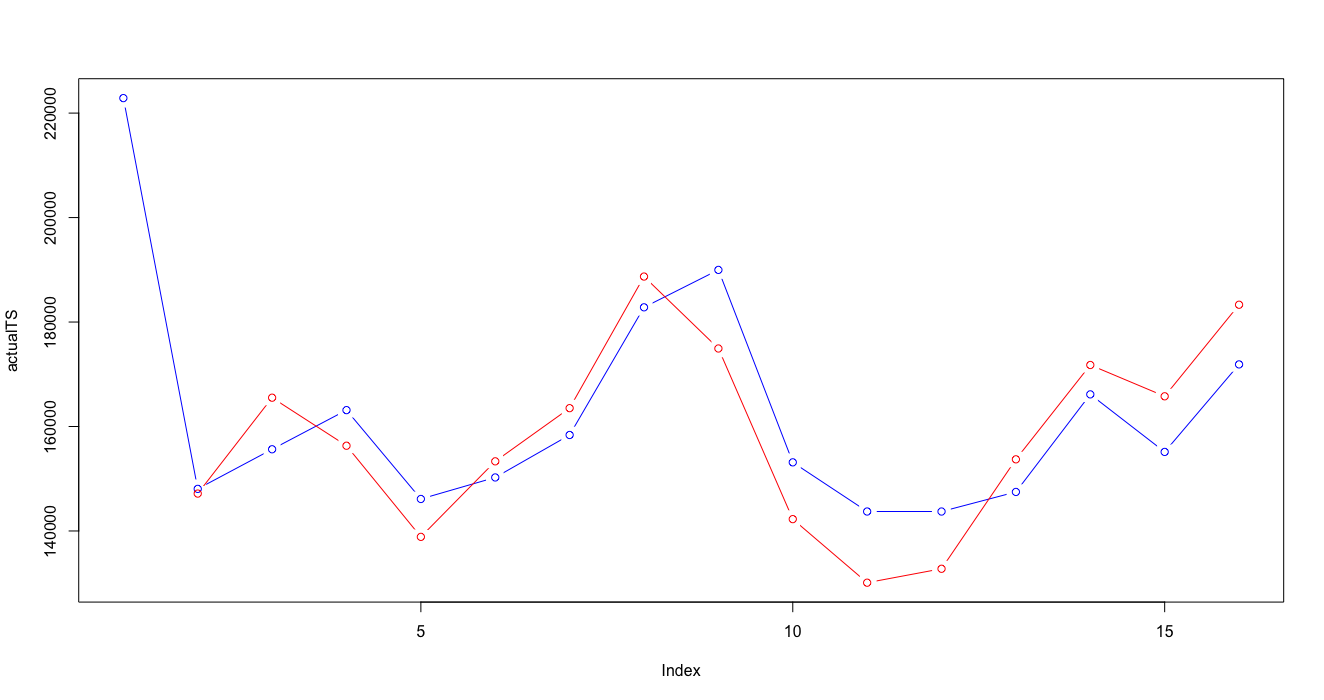

Reproduce this figure in R.
# par(mfrow = c(1, 1))
# due possibilità
# quell'ente per questo reparto nel 2017 a che cluster assomoglia?
# dovresti porendere tutti i cluster che ho, tagliare le 52 colonne a 17, calcolo il prototipo (media, centroidi calcolati sui 17) quale centroide è più simile al 2017?
# confornto i prototype con distanza coseno
# prendo i prototipi dei cluster, calcolo la distanza coseno 

require(zoo)



shift <- function(x, n, invert=FALSE, default=NA){
  stopifnot(length(x)>=n)
  if(n==0){
    return(x)
  }
  n <- ifelse(invert, n*(-1), n)
  if(n<0){
    n <- abs(n)
    forward=FALSE
  }else{
    forward=TRUE
  }
  if(forward){
    return(c(rep(default, n), x[seq_len(length(x)-n)]))
  }
  if(!forward){
    return(c(x[seq_len(length(x)-n)+n], rep(default, n)))
  }
}


clusterVector2017 <- c()
for (deptSelected in deptNumbersSecond) {
  
  
  tempDept <-
    appoggioDepts[(as.numeric(as.character(clusterDataframe$REPARTO)) == deptSelected),]
  
  reversedStoreOrderedByWeek2017 <- t(storeOrderedByWeek[which(storeOrderedByWeek$REPARTO==deptSelected & storeOrderedByWeek$ANNONO== 2017),])
  reversedStoreForCluster2017 <- reversedStoreOrderedByWeek2017
  
  for(storeNo in storesNumbersSecond){
    #print((match(storeNo,storesNumbersSecond)))
    reversedStoreForCluster2017<- rbind(reversedStoreForCluster2017 , reversedStoreOrderedByWeek2017[(3+(match(storeNo,storesNumbersSecond))),])
    
  }
  clusterVectorForGraph <- c()
  clusterCentroids <- data.frame()
  clusterMedoids <- data.frame()
  
  
  # 
  clusterVectorForGraph<- append(clusterVectorForGraph, listAllDeptYear[[match(deptSelected, deptNumbersSecond)]][[5]][[match(deptSelected, deptNumbersSecond)]])
  
  # clusterCentroids<- rbind(clusterCentroids, listYears[[match(yearSelected, yearList2)]][[match(deptSelected, deptNumbersSecond)]][[1]][[match(deptSelected, deptNumbersSecond)]]$prototypes)
  
  
  clusterNo<- unique(clusterVectorForGraph)
  clusterNo <- sort(clusterNo, decreasing = FALSE)
  
  clusterCentroids <- unname(clusterCentroids)
  clusterMedoids <- unname(clusterMedoids)
  
  
  
  # 
  # print(match(deptSelected, deptNumbersSecond))
  # print(max(clusterNo))
  # print(listAllDeptYear[[match(deptSelected, deptNumbersSecond)]][[1]][[max(clusterNo)]]$prototypes)
  
  for(clst in clusterNo){
    clusterMedoids <- rbind(clusterMedoids, (colMeans(appoggioDepts[which(as.numeric(as.character(appoggioDepts$REPARTO)) == as.numeric(deptSelected) & as.numeric(as.character(appoggioDepts$clusterVector)) == as.numeric(clst)),5:ncol(appoggioDepts)])))
  }
  
  
  clusterCentroids<- rbind(clusterCentroids, unname(listAllDeptYear[[match(deptSelected, deptNumbersSecond)]][[1]][[max(clusterNo)]]$prototypes ))
  
  names(clusterMedoids)<- names(clusterCentroids)
  
  clusterMedoids <- clusterMedoids[,0:ncol(reversedStoreForCluster2017)]
  
  clusterCentroids <- clusterCentroids[,0:ncol(reversedStoreForCluster2017)]
  
  names(reversedStoreForCluster2017) <- names(clusterCentroids) 
  
  reversedStoreForCluster2017 <- unname(reversedStoreForCluster2017)
  reversedStoreForCluster2017 <- reversedStoreForCluster2017[(nrow(reversedStoreOrderedByWeek2017)+1):nrow(reversedStoreForCluster2017),]
  # reversedStoreForCluster2017 <- rbind (reversedStoreForCluster2017,clusterCentroids)
  reversedStoreForCluster2017 <- rbind (reversedStoreForCluster2017,clusterMedoids)
  reversedStoreForCluster2017 <- as.matrix(reversedStoreForCluster2017)
  
  
  
  cosineDistanceMatrix2017 <- matrix(nrow=nrow(reversedStoreForCluster2017),ncol=nrow(reversedStoreForCluster2017))
  
  for (x in 1:(nrow(reversedStoreForCluster2017)-max(clusterNo))){
    
    for(y in 7: nrow(reversedStoreForCluster2017)){
      
      cosineDistanceMatrix2017[x ,y ] <- (1 - ( (reversedStoreForCluster2017[x,] %*% reversedStoreForCluster2017[y,]) /
                                                  (sqrt((reversedStoreForCluster2017[x,]%*%reversedStoreForCluster2017[x,]) * (reversedStoreForCluster2017[y,]%*%reversedStoreForCluster2017[y,]) ))))
      
    }
  }
  
  cosineDistanceMatrix2017 <- na.omit(cosineDistanceMatrix2017[,colSums(is.na(cosineDistanceMatrix2017))<nrow(cosineDistanceMatrix2017)])
  
  clusterVector2017 <- append(clusterVector2017, c(which.min(cosineDistanceMatrix2017[1,]) , which.min(cosineDistanceMatrix2017[2,]) , which.min(cosineDistanceMatrix2017[3,]) , which.min(cosineDistanceMatrix2017[4,]) , which.min(cosineDistanceMatrix2017[5,]) , which.min(cosineDistanceMatrix2017[6,]) ))
  print(clusterVector2017)
  
}




clusterDataframe2017 <- as.data.frame( selectedStoreDeptAggregated$REPARTO)
clusterDataframe2017 <- cbind(clusterDataframe2017,selectedStoreDeptAggregated$ENTE)
clusterDataframe2017 <- cbind(clusterDataframe2017,selectedStoreDeptAggregated$ANNONO)



clusterDataframe2017 <- unique(clusterDataframe2017)


colnames(clusterDataframe2017) <- c("REPARTO","ENTE","ANNONO")



clusterDataframe2017 <- clusterDataframe2017[clusterDataframe2017$ANNONO == as.numeric("2017"), ]

clusterDataframe2017 <- (clusterDataframe2017[with(clusterDataframe2017, order(REPARTO, ANNONO , ENTE)), ])


clusterDataframeAllin <- rbind(clusterDataframe,clusterDataframe2017)
clusterDataframeAllin <- (clusterDataframeAllin[with(clusterDataframeAllin, order(REPARTO, ANNONO , ENTE)), ])






# clusterDepts <- selectedStoreDeptAggregated[which( (as.numeric(as.character(selectedStoreDeptAggregated$REPARTO)) %in% deptNumbersSecond)),]
# clusterDepts <- clusterDepts [which( (selectedStoreDeptAggregated$ANNONO %in% yearList2)),]
# 
# clusterDepts <- clusterDepts[!duplicated(clusterDepts[,c('REPARTO','ENTE','ANNONO')]),c('REPARTO','ENTE','ANNONO')]
clusterDepts2017 <- cbind(clusterDataframe2017, clusterVector2017)



colnames(clusterDepts2017) <- c("REPARTO","ENTE","ANNONO","clusterVector")
clusterDeptsAllin <- rbind(clusterDepts,clusterDepts2017)

View(clusterDeptsAllin)

appoggioDepts2017 <- data.frame()



for(repartoCurrent in unique(clusterDeptsAllin$REPARTO)){
  
  for(enteCurrent in storesNumbersSecond){
    
    for(annoCurrent in unique(clusterDeptsAllin$ANNONO)){   
      
      appoggioDepts2017 <- rbind.fill(appoggioDepts2017, cbind(clusterDeptsAllin[which( as.numeric(as.character(clusterDeptsAllin$REPARTO)) == as.numeric(repartoCurrent) & as.numeric(as.character(clusterDeptsAllin$ANNONO)) == as.numeric(annoCurrent) & as.numeric(as.character(clusterDeptsAllin$ENTE)) == as.numeric(enteCurrent)   ),
                                                                                 ],
                                                               t(storeOrderedByWeek[which( as.numeric(storeOrderedByWeek$REPARTO) == as.numeric(repartoCurrent) & as.numeric(storeOrderedByWeek$ANNONO) == as.numeric(annoCurrent) ) ,
                                                                                    (match(enteCurrent,storesNumbersSecond) +3)])) )
      
    }
    
  }
  
  
  
}

clusterCurrent <- 1
deptSelected <- 4

# View(appoggioDepts2017)
appoggioDepts2017 <- (appoggioDepts2017[with(appoggioDepts2017, order(REPARTO, ANNONO , ENTE)), ])
# appoggioDepts2017 <- appoggioDepts2017[,0:22]


assa <-t(appoggioDepts2017[which(as.numeric(as.character(appoggioDepts2017$REPARTO)) == as.numeric(deptSelected) &
                                   as.numeric(as.character(appoggioDepts2017$clusterVector)) == as.numeric(clusterCurrent)),5:ncol(appoggioDepts2017)])


predictData2 <- data.frame()
for(colAssa in c(1:6)){
  
  predictData2<- rbind(predictData2, na.omit(cbind( as.matrix(assa[,colAssa]), shift (as.matrix(assa[,colAssa]) ,-1),shift (as.matrix(assa[,colAssa]) ,-2))) )
}
colnames(predictData2) <- c("nolag","lag1","lag2")
testSet <- na.omit(data.frame(na.omit(assa[,9]), shift(na.omit(assa[,9]), -1 ), shift(na.omit(assa[,9]), -2 )))
# testSet <- rbind(testSet, na.omit(assa[,7]))
colnames(testSet) <- c("nolag","lag1","lag2")
predictFrame <- (c (as.vector(as.matrix(assa[,(1:6)])) , na.omit(as.vector(as.matrix(assa[,9])))))
predictInput <- cbind(shift(predictFrame,-1),shift(predictFrame,-2),predictFrame)
predictData <- predictInput[complete.cases(predictInput),]
colnames(predictData2) <- c("nolag","lag1","lag2")

# trainIndex <- 1:(nrow(predictData2))
training <- predictData2
rownames(training) <- NULL
#fine creazione del training set

#inizio creazione del test set
# test <- as.data.frame(predictData[-trainIndex,])
test <- testSet
rownames(test) <- NULL
#fine creazione del test set

bootControl <- trainControl(number=15)    #definisce il comportamento di apprendimento (k-folds cross validation?)
preProc <- c("center","scale")                #imposta i parametri per il preprocessing
set.seed(2)                                #setta uno scenario casuale
indexTrn <- ncol(training)                    # ???

#creazione del modello di apprendimento
#
svmFit <- train(training[,-1], training[,1], method="svmRadial", tuneLength=15, trnControl=bootControl)
# svmFit <- train(training[,-indexTrn],training[,indexTrn],method="svmRadial",tuneLength=15, trnControl=bootControl,preProcess = preProc ) 
svmBest <-svmFit$finalModel    #modello migliore trovato con i parametri forniti
predsvm <- predict(svmBest, test[,-1])
actualTS <- test[,1]
predictedTS <- predsvm

rmse( actual=actualTS[3:16], predicted=predictedTS[2:15] )
mae(actual=actualTS[3:16], predicted=predictedTS[2:15] )

cbind(actualTS,predictedTS)
par(mfrow = c(1, 1))
plot(actualTS,type="b",col="blue", ylim=c(min(actualTS,predictedTS),max(actualTS,predictedTS)))
lines(shift(predictedTS,1),type="b",col="red")


# trainingInput <- data.frame()
# for(colNumber in 1:ncol(assa)){
#   trainingInput <-rbind(trainingInput,cbind(assa[,colNumber],lagpad(assa[,colNumber],1),lagpad(assa[,colNumber],2)))
# }
# 
# cbind(assa[,1],lagpad(assa[,1],1),lagpad(assa[,1],2))
# 
# 
# for (deptSelected in deptNumbersSecond) {
#   clusterList <- unique(appoggioDepts2017[which(as.numeric(as.character(appoggioDepts2017$REPARTO)) == as.numeric(deptSelected)),]$clusterVector)
#   for(clusterCurrent in clusterList){
#     
#     t(appoggioDepts2017[which(as.numeric(as.character(appoggioDepts2017$REPARTO)) == as.numeric(deptSelected) &
#                                 as.numeric(as.character(appoggioDepts2017$clusterVector)) == as.numeric(clusterCurrent)),5:ncol(appoggioDepts2017)])
#   }
#   
#   
# }
# 
# MS.MIInput=merge(lag(MS.MIcut.z,1),lag(MS.MIcut.z,2),lag(MS.MIcut.z,3),lag(MS.MIcut.z,4),lag(MS.MIcut.z,5),lag(MS.MI.z,6),all=FALSE)
# 
# MS.MIData=merge(MS.MIInput,MS.MIcut.z,all=FALSE)
# MS.MIData=na.omit(MS.MIData)
# colnames(MS.MIData)=c("lag1","lag2","lag3","lag4","lag5","lag6","TARGET")
# #fine creazione
# 
# #inizio creazione del training set
# trainIndex=1:(nrow(MS.MIData)*0.75)
# training=as.data.frame(MS.MIData[trainIndex])
# rownames(training)=NULL
# #fine creazione del training set
# 
# #inizio creazione del test set
# test=as.data.frame(MS.MIData[-trainIndex])
# rownames(test)=NULL
# #fine creazione del test set
# 
# bootControl=trainControl(number=100)    #definisce il comportamento di apprendimento (k-folds cross validation?)
# preProc=c("center","scale")                #imposta i parametri per il preprocessing
# set.seed(2)                                #setta uno scenario casuale
# indexTrn=ncol(training)                    # ???
# 
# 
# 
